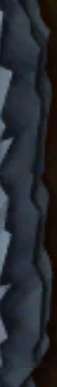
#> input picture img/boundary/0.png, 57 x 387 px
$ python game.py
#> lines starting #> are read from the running program, lines starting #| are printed output that depends on the picture; after the words box and inside, x2 and y2 are one past the last pixel; in counts of white or black regions, pixels touching at a corner belong together
### displayImage.py
import sys
import cv2
import numpy as np
from displayParameters import *

def generateImage(mazeData, path_list=None):

    m, n = len(mazeData), len(mazeData[0])

    adjustedBoxWidth = adjustBoxWidth(n, m)

    width = (adjustedBoxWidth * n) + (2*margin)
    height = (adjustedBoxWidth * m) + (2*margin)

    maze = np.zeros((height,width,3),np.uint8)
    pathFrame = []

    # Margin
    maze = drawBoundary(width,height,maze)

    # Source Box data
    s_x = None
    s_y = None
    s_floor = None
    s_loki = None

    to_animate = False
    x, y = margin, margin
    for row in mazeData:
        wall = -1
        top_floor = -1
        floor = -1
        top_floor = (top_floor+1)%2
        for value in row:
            if value == '1':
                wall = (wall+1)%2
                img = cv2.imread(f"img/walls/{wall}.png")
                img = cv2.resize(img,(adjustedBoxWidth,adjustedBoxWidth))
                maze[y:(y+adjustedBoxWidth),x:(x+adjustedBoxWidth),:] = img

            elif value == '0' or value == 'P' or value == 'p':
                floor = (floor+1)%2
                img = cv2.imread(f"img/floor/{top_floor}{floor}.png")
                img = cv2.resize(img,(adjustedBoxWidth,adjustedBoxWidth))
                maze[y:(y+adjustedBoxWidth),x:(x+adjustedBoxWidth),:] = img
                if value == 'P' or value == 'p':
                    to_animate = True
                    pathFrame.append(((int(x+(adjustedBoxWidth/2))),(int(y+(adjustedBoxWidth/2)))))

            elif value == 'S' or value == 's':
                s_img = cv2.imread("img/loki3_transparent_resized.png")
                s_img = cv2.resize(s_img,(adjustedBoxWidth,adjustedBoxWidth))
                floor = (floor+1)%2
                l_img = cv2.imread(f"img/floor/{top_floor}{floor}.png")
                l_img = cv2.resize(l_img,(adjustedBoxWidth,adjustedBoxWidth))

                #For animation purpose (maze without loki image)---v
                s_x = x
                s_y = y
                s_floor = l_img.copy()
                s_loki = s_img.copy()
                #--------------------------------------------------^

                img = addObject(l_img,s_img,10)
                maze[y:(y+adjustedBoxWidth),x:(x+adjustedBoxWidth),:] = img

            elif value == 'D' or value == 'd':
                s_img = cv2.imread("img/tessract.png")
                s_img = cv2.resize(s_img,(adjustedBoxWidth,adjustedBoxWidth))
                floor = (floor+1)%2
                l_img = cv2.imread(f"img/floor/{top_floor}{floor}.png")
                l_img = cv2.resize(l_img,(adjustedBoxWidth,adjustedBoxWidth))

                img = addObject(l_img,s_img,25)
                maze[y:(y+adjustedBoxWidth),x:(x+adjustedBoxWidth),:] = img

            x += adjustedBoxWidth
        x = margin
        y += (adjustedBoxWidth)

    maze2 = maze.copy()
    if s_x is not None and  s_y is not None:
        maze2[s_y:(s_y+adjustedBoxWidth),s_x:(s_x+adjustedBoxWidth),:] = s_floor

    ####################################################################################
    if to_animate:
        animate(maze2, s_loki, path_list, steps, adjustedBoxWidth)
    ####################################################################################

    else:
        return maze, maze2, s_loki, adjustedBoxWidth


def adjustBoxWidth(width, height):
    if width >= 95 or height >= 67:
        return int(boxWidth/2.2)
    elif width >= 67 or height >= 50:
        return int(boxWidth/1.78)
    elif width >= 50 or height >= 39:
        return int(boxWidth/1.6666)
    else:
        return boxWidth

def drawBoundary(width,height,maze):
#> called with width = 1230, height = 630
    left = cv2.imread("img/boundary/0.png")
#> left is the input picture: shape (387, 57, 3); mean B, G, R 47.6, 41.2, 37.7
    length = (left.shape[0]//left.shape[1])*10
#> length = 60
    left = cv2.resize(left,(margin,length))
    top = cv2.rotate(left,cv2.ROTATE_90_CLOCKWISE)
    bottom = cv2.rotate(left,cv2.ROTATE_90_COUNTERCLOCKWISE)
    right = cv2.rotate(left,cv2.ROTATE_180)

    # Drawing left & right boundary
    n = (height//length)+1
#> n = 11
    overflowy = int(((height/length)-(height//length))*length)
#> overflowy = 30
    y=0
    for i in range(n):
        if i == n-1:
            maze[y:(y+overflowy),0:margin,:] = left[0:overflowy,0:margin,:]
            maze[y:(y+overflowy),(width-margin):width,:] = right[0:overflowy,0:margin,:]
        else:
            maze[y:(y+length),0:margin,:] = left
            maze[y:(y+length),(width-margin):width,:] = right
        y = y+length
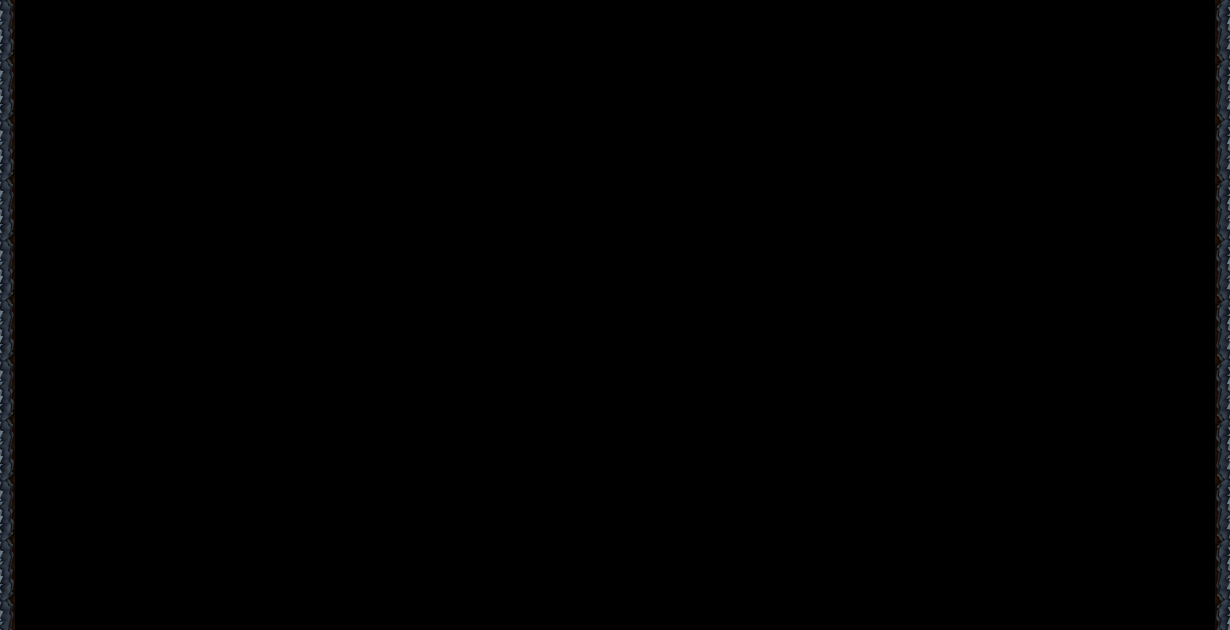
#> maze: shape (630, 1230, 3); mean of channels 0, 1, 2 1.2, 1, 0.9; drawn as B, G, R
#> after the loop, y = 660

    # Drawing top & bottom boundary
    offset = margin*.8
    n = ((width-(2*offset))//length)+1
#> n = 21
    overflowx = int((((width-(2*offset))/length)-((width-(2*offset))//length))*length)
#> overflowx = 6
    x=int(offset)
    for i in range(int(n)):
        if i == n-1:
            maze[0:margin,x:(x+overflowx),:] = top[0:margin,0:overflowx,:]
            maze[(height-margin):height,x:(x+overflowx),:] = bottom[0:margin,0:overflowx,:]
        else:
            maze[0:margin,x:(x+length),:] = top
            maze[(height-margin):height,x:(x+length),:] = bottom
        x = x+length
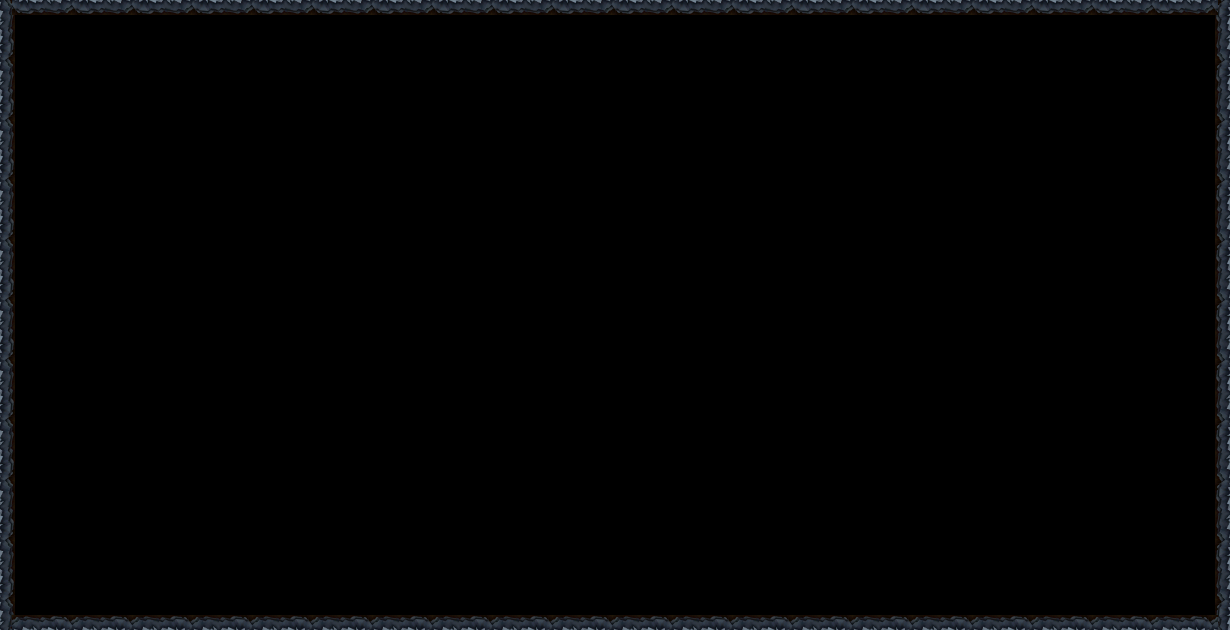
#> maze: shape (630, 1230, 3); 4.67% of pixels changed, all inside (x1, y1, x2, y2) = (12, 0, 1218, 630); drawn as B, G, R
#> after the loop, x = 1272
    return maze


# [77 lines left out: functions addObject, animate, calculatePoints, not called in this run]


# [8 lines that do not run on import are left out]

### game.py
import cv2
import numpy as np
import displayImage

def getMazeData():
        maze = [[0,1,0,1,0,1,1,1,0,0,1,1,0,1,0,1,0,1,1,1,'P','P','P','D'],
                [0,1,0,1,0,0,0,1,0,1,1,0,0,1,0,1,'P','P','P',1,'P',1,1,1],
                [0,0,0,1,0,1,0,0,0,1,1,0,0,0,0,1,'P',1,'P','P','P',1,0,0],
                [1,0,1,1,0,1,0,1,0,1,1,0,1,0,1,1,'P',1,0,1,0,1,0,1],
                [1,0,0,1,0,1,0,1,0,0,0,0,1,0,0,'P','P',1,0,1,0,0,0,0],
                [1,1,1,0,1,1,0,1,1,1,1,1,1,1,1,'P',1,1,0,1,1,1,1,1],
                [0,0,1,1,1,1,0,0,'P','P','P','P','P','P','P','P',1,1,0,0,0,0,0,0],
                [0,1,0,1,0,1,1,1,'P',0,1,1,0,1,0,1,0,1,1,1,0,0,0,1],
                [0,1,0,1,'P','P','P',1,'P',1,1,0,0,1,0,1,0,0,0,1,0,1,1,1],
                [1,0,0,'P','P',1,'P','P','P',1,1,0,0,0,0,1,0,1,0,0,0,1,0,0],
                [1,1,1,'P',0,1,0,1,0,1,1,0,1,0,1,1,0,1,0,1,0,0,1,1],
                ['S','P','P','P',1,1,0,1,0,0,0,0,1,0,0,0,0,1,0,1,0,0,0,0]]

        maze1 = [[0,1,0,1,0,1,1,1,0,0,1,1,0,1,0,1,0,1,1,1,0,0,0,'D'],
                [0,1,0,1,0,0,0,1,0,1,1,0,0,1,0,1,0,0,0,1,0,1,1,1],
                [0,0,0,1,0,1,0,0,0,1,1,0,0,0,0,1,0,1,0,0,0,1,0,0],
                [1,0,1,1,0,1,0,1,0,1,1,0,1,0,1,1,0,1,0,1,0,1,0,1],
                [1,0,0,1,0,1,0,1,0,0,0,0,1,0,0,0,0,1,0,1,0,0,0,0],
                [1,1,1,0,1,1,0,1,1,1,1,1,1,1,1,0,1,1,0,1,1,1,1,1],
                [0,0,1,1,1,1,0,0,0,0,0,0,0,0,0,0,1,1,0,0,0,0,0,0],
                [0,1,0,1,0,1,1,1,0,0,1,1,0,1,0,1,0,1,1,1,0,0,0,1],
                [0,1,0,1,0,0,0,1,0,1,1,0,0,1,0,1,0,0,0,1,0,1,1,1],
                [1,0,0,0,0,1,0,0,0,1,1,0,0,0,0,1,0,1,0,0,0,1,0,0],
                [1,1,1,0,0,1,0,1,0,1,1,0,1,0,1,1,0,1,0,1,0,0,1,1],
                ['S',0,0,0,1,1,0,1,0,0,0,0,1,0,0,0,0,1,0,1,0,0,0,0]]

        maze2= [[1,1,0,1,0,0,1,1,1,0,1,1,0,0],
                [0,0,1,0,1,0,0,0,0,0,1,1,1,1],
                [1,1,0,0,0,1,0,1,1,1,1,0,1,1],
                [0,1,1,1,1,1,0,0,0,0,0,0,1,1],
                [0,1,0,1,0,0,0,1,1,0,1,1,0,0],
                [1,0,0,1,0,0,0,1,0,0,1,1,1,1],
                [1,0,0,1,0,0,0,1,0,0,1,1,1,1],
                [1,1,0,0,0,1,0,1,0,1,1,1,1,1]]

        maze3= [[0,1,1,1,0,0,1,0,1,0,1,1,0,0,1,0,0,0,1,1],
                [1,0,1,0,0,1,1,0,1,1,0,0,0,0,1,1,0,1,1,1],
                [0,1,1,0,0,0,1,0,1,1,1,0,0,1,0,1,1,0,0,1],
                [0,1,0,1,0,0,1,1,1,0,0,1,0,0,1,0,1,1,1,1],
                [0,1,0,1,0,1,1,1,1,0,1,0,0,1,1,1,0,1,0,1],
                [0,0,1,0,0,0,1,1,1,1,1,1,1,0,0,1,1,1,1,0]]

        maze4= [[0,0,0,0,0,1],
                [1,1,0,0,1,1],
                [1,1,1,1,0,1],
                [1,0,1,1,0,0],
                [1,0,1,1,1,1],
                [0,1,0,1,1,1],
                [1,1,1,0,1,1],
                [0,0,0,0,0,1],
                [1,1,0,0,1,0],
                [0,1,0,1,1,0],
                [0,1,0,0,1,0],
                [1,0,1,0,0,1]]

        return maze1

#displayImage.displayImage(maze)
def getPath():
        path_list = [(0,11),(1,11),(2,11),(3,11),(3,10),(3,9),(4,9),(4,8),(5,8),(6,8),(6,9),(7,9),(8,9),
                     (8,8),(8,7),(8,6),(8,6),(9,6),(10,6),(11,6),(12,6),(13,6),(14,6),(15,6),(15,5),(15,4),
                     (16,4),(16,3),(16,2),(16,1),(17,1),(17,1),(18,1),(18,2),(19,2),(20,2),(20,1),(20,0),
                      (21,0),(22,0)]  # path coordinate (x,y)
        return path_list

#displayImage_backup_prev_version.displayImage(maze2)
#img, img_ws = displayImage.generateImage(maze,path_list)
if __name__ == "__main__":
        maze2 = getMazeData()
        path = getPath()
#> (the run stopped early here; a loop or call above may not have finished)
